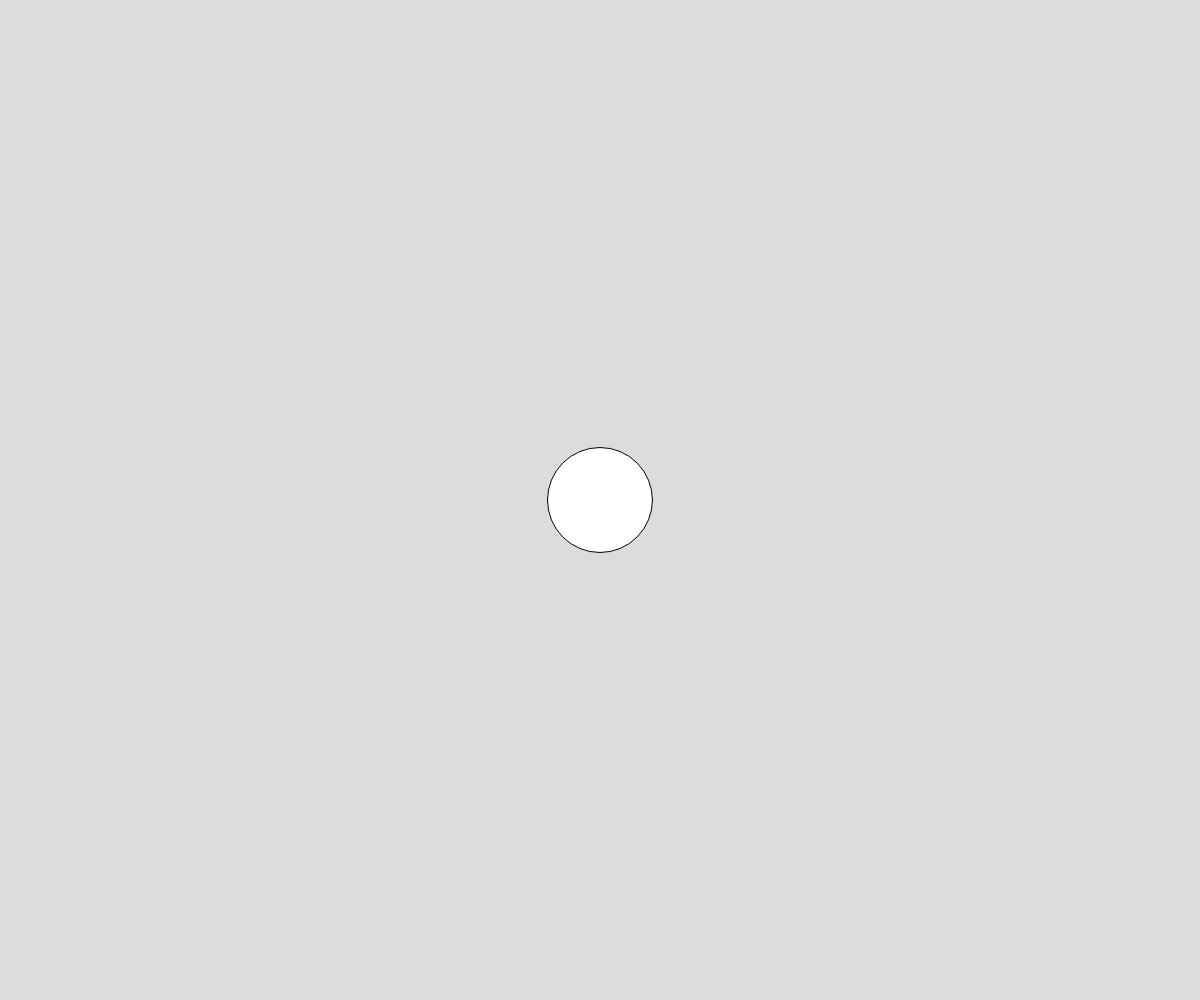
Frame 1 (no input)
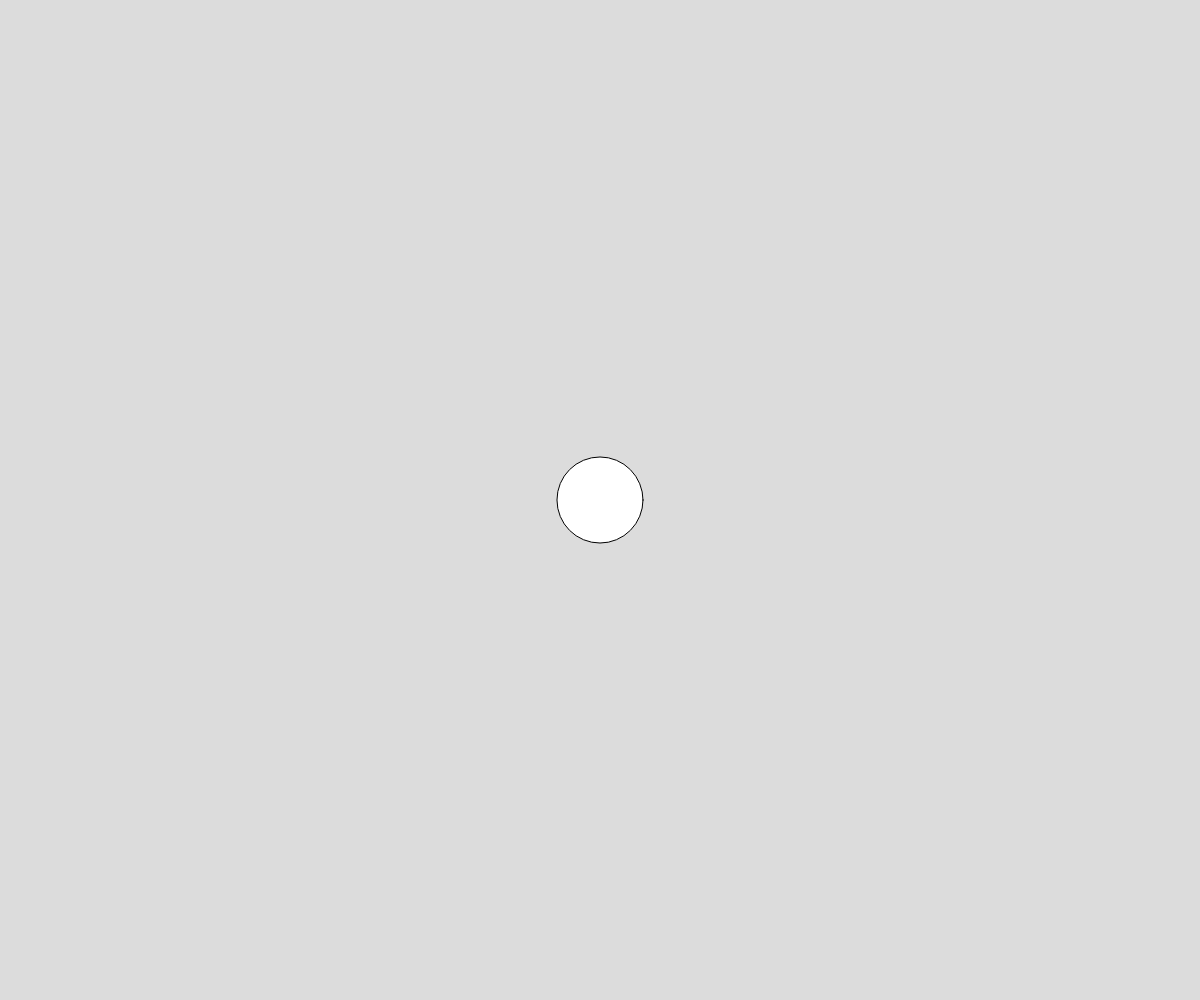
Frame 60 (no input)
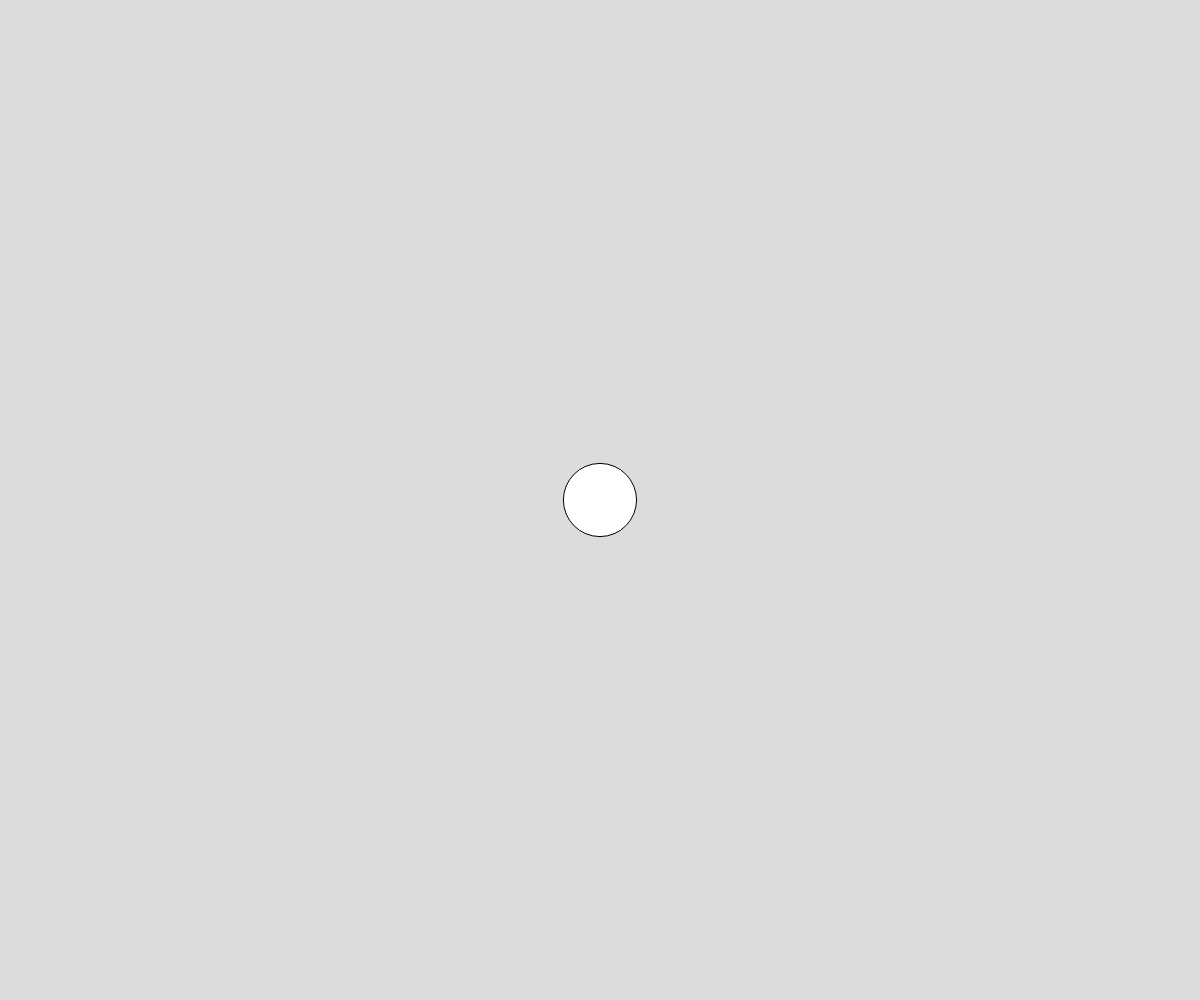
Frame 120 (the mouse pressed at the canvas centre since frame 60)

The p5.js sketch that drew these frames (run headless with seeded random() and noise() and a simulated clock; from frame 60 on, the mouse is pressed at the canvas centre):

// p5.js sketch
// ── sketch.js
function setup() {
  createCanvas(windowWidth, windowHeight);
}

function draw() {
  background(220);
  ellipse(width/2, height/2, 100 + 50 * sin(frameCount * 0.1), 100 + 50 * sin(frameCount * 0.1));

}
